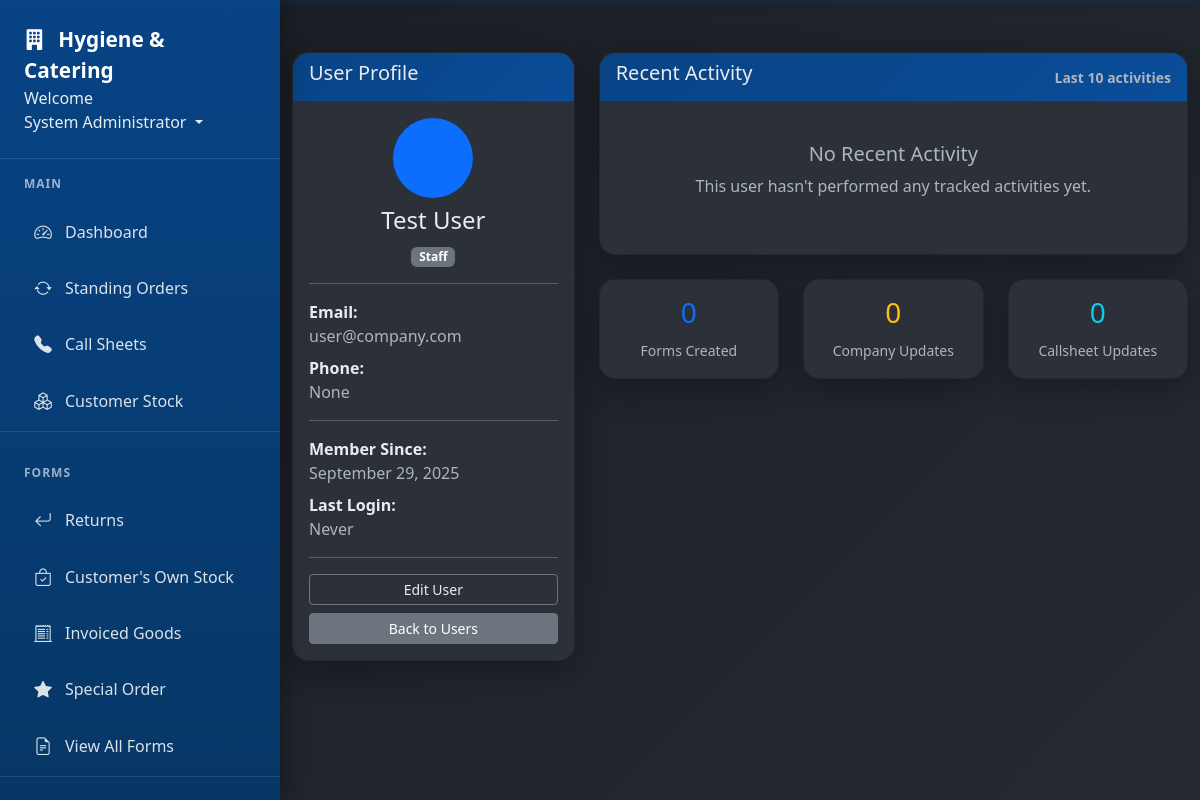
Screenshot of /users/2 (signed in) with the database file from the repository.
### app/models.py (models this page shows, shortened)
class User(db.Model, UserMixin):
    id = db.Column(db.Integer, primary_key=True)
    username = db.Column(db.String(20), unique=True, nullable=False)  # Keep for system use
    email = db.Column(db.String(120), unique=True, nullable=False, index=True)  # Primary identifier
    full_name = db.Column(db.String(100), nullable=False)
    password_hash = db.Column(db.String(128), nullable=False)  # Changed from 'password' to 'password_hash'
    role = db.Column(db.String(20), nullable=False)
    job_title = db.Column(db.String(100))
    direct_phone = db.Column(db.String(20))
    mobile_phone = db.Column(db.String(20))
    is_active = db.Column(db.Boolean, default=True)
    must_change_password = db.Column(db.Boolean, default=False)
    created_at = db.Column(db.DateTime, nullable=False, default=datetime.utcnow)
    last_login = db.Column(db.DateTime)
    forms = db.relationship('Form', foreign_keys='Form.user_id', backref='author', lazy=True)
    callsheet_entries = db.relationship('CallsheetEntry', backref='entered_by', lazy=True)
    callsheets_created = db.relationship('Callsheet', backref='created_by_user', lazy=True)
    todo_items = db.relationship('TodoItem', backref='user', lazy=True, cascade='all, delete-orphan')
    company_updates = db.relationship('CompanyUpdate', backref='author', lazy=True, cascade='all, delete-orphan')
    def get_recent_activity(self, limit=10):
        activities = []
        try:
            recent_forms = Form.query.filter_by(user_id=self.id).order_by(Form.date_created.desc()).limit(5).all()
        except Exception as e:
            print(f"Error loading forms for user {self.id}: {e}")
        try:
            recent_updates = CompanyUpdate.query.filter_by(user_id=self.id).order_by(CompanyUpdate.created_at.desc()).limit(3).all()
        except Exception as e:
            print(f"Error loading company updates for user {self.id}: {e}")
        try:
            recent_callsheet_entries = CallsheetEntry.query.filter_by(user_id=self.id).order_by(CallsheetEntry.updated_at.desc()).limit(3).all()
        except Exception as e:
            print(f"Error loading callsheet entries for user {self.id}: {e}")
        try:
            recent_completed_forms = Form.query.filter_by(completed_by=self.id).filter(
                Form.completed_date.isnot(None)
            ).order_by(Form.completed_date.desc()).limit(3).all()
        except Exception as e:
            print(f"Error loading completed forms for user {self.id}: {e}")
        try:
            if 'StandingOrder' in globals():
                recent_standing_orders = StandingOrder.query.filter_by(created_by=self.id).order_by(StandingOrder.created_at.desc()).limit(3).all()
        except Exception as e:
            print(f"Error loading standing orders for user {self.id}: {e}")
        try:
            if 'StandingOrderLog' in globals():
                recent_so_logs = StandingOrderLog.query.filter_by(performed_by=self.id).filter(
                    StandingOrderLog.action_type.in_(['paused', 'resumed', 'ended'])
                ).order_by(StandingOrderLog.performed_at.desc()).limit(3).all()
        except Exception as e:
            print(f"Error loading standing order logs for user {self.id}: {e}")
        try:
            if 'StockTransaction' in globals():
                recent_stock_transactions = StockTransaction.query.filter_by(created_by=self.id).order_by(StockTransaction.transaction_date.desc()).limit(3).all()
        except Exception as e:
            print(f"Error loading stock transactions for user {self.id}: {e}")
        activities.sort(key=lambda x: x['date'], reverse=True)
        return activities[:limit]

### app/routes.py (the view)
@main.route('/users/<int:user_id>')
@login_required
def user_profile(user_id):
    user = User.query.get_or_404(user_id)
    if current_user.role != 'admin' and current_user.id != user_id:
        flash('Access denied.', 'danger')
        return redirect(url_for('main.dashboard'))
    activities = user.get_recent_activity()
    return render_template('user_profile.html', user=user, activities=activities)

### app/models.py (called while the page is built)
@login_manager.user_loader
def load_user(user_id):
    return User.query.get(int(user_id))

### app/templates/user_profile.html (shortened to what this page needs)
{% extends "base.html" %} {% block content %}
<div class="row">
  <div class="col-lg-4">
    <div class="card">
      <div class="card-header">
        <h5> User Profile</h5>
      </div>
      <div class="card-body">
        <div class="text-center mb-3">
          <div
            class="bg-primary rounded-circle d-inline-flex align-items-center justify-content-center"
            style="width: 80px; height: 80px"
          >
          </div>
          <h4 class="mt-2">{{ user.full_name }}</h4>
          <span
            class="badge bg-{{ 'primary' if user.role == 'admin' else 'secondary' }}"
          >
            {{ user.role.title() }}
          </span>
        </div>
        <hr />
        <div class="mb-2">
          <strong> Email:</strong><br />
          <span class="text-muted">{{ user.email }}</span>
        </div>
        <div class="mb-2">
          <strong> Phone:</strong><br />
          <span class="text-muted">{{ user.direct_phone }}</span>
        </div>
        <hr />
        <div class="mb-2">
          <strong> Member Since:</strong
          ><br />
          <span class="text-muted"
            >{{ user.created_at.strftime('%B %d, %Y') }}</span
          >
        </div>
        <div class="mb-2">
          <strong> Last Login:</strong><br />
          <span class="text-muted">
            {% if user.last_login %} {{ user.last_login.strftime('%B %d, %Y at
            %I:%M %p') }} {% else %} Never {% endif %}
          </span>
        </div>
        <hr />
        <div class="d-grid gap-2">
           {% if current_user.role == 'admin' and current_user.id !=
          user.id %}
          <a
            href="{{ url_for('main.edit_user', user_id=user.id) }}"
            class="btn btn-outline-secondary btn-sm"
          >
             Edit User
          </a>
          {% endif %} {% if current_user.role == 'admin' %}
          <a
            href="{{ url_for('main.users') }}"
            class="btn btn-secondary btn-sm"
          >
             Back to Users
          </a>
          {% endif %}
        </div>
      </div>
    </div>
  </div>
  <div class="col-lg-8">
    <div class="card">
      <div
        class="card-header d-flex justify-content-between align-items-center"
      >
        <h5> Recent Activity</h5>
        <small class="text-muted">Last 10 activities</small>
      </div>
      <div class="card-body">
        {% if activities %}
        <div class="timeline">
          {% for activity in activities %}
          <div class="activity-item d-flex mb-3">
            <div class="activity-icon me-3">
              {% if activity.type == 'form_created' %}
              <i class="fas fa-file-alt text-primary"></i>
              {% elif activity.type == 'company_update' %}
              <i class="fas fa-bullhorn text-warning"></i>
              {% elif activity.type == 'callsheet_update' %}
              <i class="fas fa-phone text-info"></i>
              {% else %}
              <i class="fas fa-circle text-secondary"></i>
              {% endif %}
            </div>
            <div class="activity-content flex-grow-1">
              <div class="activity-description">
                {% if activity.link %}
                <a href="{{ activity.link }}" class="text-decoration-none">
                  {{ activity.description }}
                </a>
                {% else %} {{ activity.description }} {% endif %}
              </div>
              <small class="text-muted">
                <i class="fas fa-clock"></i>
                {{ activity.date.strftime('%B %d, %Y at %I:%M %p') }}
              </small>
            </div>
          </div>
          {% endfor %}
        </div>
        {% else %}
        <div class="text-center text-muted py-4">
          <h5>No Recent Activity</h5>
          <p>This user hasn't performed any tracked activities yet.</p>
        </div>
        {% endif %}
      </div>
    </div>
    <div class="row mt-3">
      <div class="col-md-4">
        <div class="card text-center">
          <div class="card-body">
            <h3 class="text-primary">{{ user.forms|length }}</h3>
            <small class="text-muted">Forms Created</small>
          </div>
        </div>
      </div>
      <div class="col-md-4">
        <div class="card text-center">
          <div class="card-body">
            <h3 class="text-warning">{{ user.company_updates|length }}</h3>
            <small class="text-muted">Company Updates</small>
          </div>
        </div>
      </div>
      <div class="col-md-4">
        <div class="card text-center">
          <div class="card-body">
            <h3 class="text-info">{{ user.callsheet_entries|length }}</h3>
            <small class="text-muted">Callsheet Updates</small>
          </div>
        </div>
      </div>
    </div>
  </div>
</div>
{% endblock %}

### app/templates/base.html (shortened to what this page needs)
<!DOCTYPE html>
<html lang="en">
  <head>
    <link
      rel="stylesheet"
      href="{{ url_for('static', filename='style.css') }}"
    />
    <link
      href="https://cdn.jsdelivr.net/npm/bootstrap@5.3.0/dist/css/bootstrap.min.css"
      rel="stylesheet"
    />
    <link
      href="https://cdn.jsdelivr.net/npm/bootstrap-icons@1.11.0/font/bootstrap-icons.css"
      rel="stylesheet"
    />
  </head>
  <body>
    <nav class="nav-sidebar" id="navSidebar">
      <div class="nav-sidebar-header">
        <a href="{{ url_for('main.dashboard') }}" class="nav-sidebar-brand">
          <i class="bi bi-building-fill me-2"></i>
          Hygiene & Catering
        </a>
        <li class="nav-item dropdown" style="display: block">
          <text>Welcome</text>
          <a
            class="nav-link dropdown-toggle"
            href="#"
            id="userDropdown"
            role="button"
            data-bs-toggle="dropdown"
          >
             {{ current_user.full_name or
            current_user.username }}
          </a>
        </li>
      </div>
      {% if current_user.is_authenticated %}
      <div class="nav-sidebar-nav">
        <div class="nav-section">
          <div class="nav-section-title">Main</div>
          <div class="nav-item">
            <a class="nav-link" href="{{ url_for('main.dashboard') }}">
              <i class="bi bi-speedometer2"></i>
              Dashboard
            </a>
          </div>
          <div class="nav-item">
            <a class="nav-link" href="{{ url_for('main.standing_orders') }}">
              <i class="bi bi-arrow-repeat"></i>
              Standing Orders
            </a>
          </div>
          <div class="nav-item">
            <a class="nav-link" href="{{ url_for('main.callsheets') }}">
              <i class="bi bi-telephone-fill"></i>
              Call Sheets
            </a>
          </div>
          <div class="nav-item">
            <a class="nav-link" href="{{ url_for('main.customer_stock') }}">
              <i class="bi bi-boxes"></i>
              Customer Stock
            </a>
          </div>
        </div>
        <div class="nav-section">
          <div class="nav-section-title">Forms</div>
          <div class="nav-item">
            <a class="nav-link" href="{{ url_for('main.returns') }}">
              <i class="bi bi-arrow-return-left"></i>
              Returns
            </a>
          </div>
          <div class="nav-item">
            <a class="nav-link" href="{{ url_for('main.branded_stock') }}">
              <i class="bi bi-bag-check"></i>
              Customer's Own Stock
            </a>
          </div>
          <div class="nav-item">
            <a class="nav-link" href="{{ url_for('main.invoice_correction') }}">
              <i class="bi bi-receipt-cutoff"></i>
              Invoiced Goods
            </a>
          </div>
          <div class="nav-item">
            <a class="nav-link" href="{{ url_for('main.special_order') }}">
              <i class="bi bi-star-fill"></i>
              Special Order
            </a>
          </div>
          <div class="nav-item">
            <a class="nav-link" href="{{ url_for('main.forms') }}">
              <i class="bi bi-file-earmark-text"></i>
              View All Forms
            </a>
          </div>
        </div>
      </div>
      {% endif %}
    </nav>
    <div class="main-content" id="mainContent">
      <div class="container-fluid">
         {% block content %}{% endblock %}
      </div>
    </div>
  </body>
</html>

### app/static/style.css (style rules this page uses)
:root { --primary-blue: #084385; --primary-blue-light: #0a4d99; --primary-blue-dark: #063766; --dark-bg: #1a1d23; --dark-card: #2c3038; --dark-card-hover: #353a44; --text-light: #e9ecef; --text-muted: #adb5bd !important; --border-color: #495057; --success: #20c997; --warning: #ffc107; --danger: #dc3545; --info: #17a2b8; }
body { background: linear-gradient(135deg, var(--dark-bg) 0%, #252a32 100%); color: var(--text-light); font-family: "Segoe UI", Tahoma, Geneva, Verdana, sans-serif; min-height: 100vh; }
body, .card, .card-body, .table, .modal-body { color: var(--text-light) !important; }
.nav-sidebar { position: fixed; top: 0; left: 0; height: 100vh; width: 280px; background: linear-gradient( 180deg, var(--primary-blue) 0%, var(--primary-blue-dark) 100% ); box-shadow: 4px 0 20px rgba(0, 0, 0, 0.3); transition: transform 0.3s ease; z-index: 1050; overflow-y: auto; display: flex; flex-direction: column; }
.nav-sidebar-header { padding: 1.5rem; border-bottom: 1px solid rgba(255, 255, 255, 0.1); flex-shrink: 0; }
.nav-sidebar-brand { color: white !important; font-weight: 700; font-size: 1.3rem; text-decoration: none; }
.nav-sidebar-nav { padding: 1rem 0; flex: 1; overflow-y: auto; }
.nav-section { margin-bottom: 2rem; border-bottom: 1px solid rgba(255, 255, 255, 0.1); }
.nav-section-title { color: rgba(255, 255, 255, 0.6); font-size: 0.75rem; font-weight: 600; text-transform: uppercase; letter-spacing: 1px; padding: 0 1.5rem; margin-bottom: 0.75rem; }
.nav-sidebar-nav .nav-item, .nav-section .nav-item { margin: 0.25rem 1rem; }
.nav-sidebar-nav .nav-link, .nav-section .nav-link { display: flex; align-items: center; padding: 0.75rem 1rem; color: rgba(255, 255, 255, 0.85) !important; text-decoration: none; border-radius: 12px; transition: all 0.3s ease; font-weight: 500; border: 1px solid transparent; position: relative; overflow: hidden; }
.nav-sidebar-nav .nav-link i, .nav-section .nav-link i { margin-right: 0.75rem; font-size: 1.1rem; width: 20px; text-align: center; }
.main-content { margin-left: 280px; min-height: 100vh; }
@media (min-width: 769px) { .main-content { padding-top: 2rem; } }
.card { background: var(--dark-card) !important; border: 1px solid var(--border-color); border-radius: 16px !important; box-shadow: 0 8px 32px rgba(0, 0, 0, 0.3); margin-bottom: 24px; transition: all 0.3s ease; overflow: hidden; }
.card-header { background: linear-gradient( 135deg, var(--primary-blue) 0%, var(--primary-blue-light) 100% ); color: white; font-weight: 600; border-bottom: none; padding: 1.25rem 1.5rem; border-radius: 16px 16px 0 0 !important; }
.card-body { background: var(--dark-card); padding: 1.5rem; color: var(--text-light); border-radius: 0 0 16px 16px; }
.btn { border-radius: 12px; font-weight: 500; padding: 0.6rem 1.2rem; transition: all 0.3s ease; border: none; color: white !important; }
.btn-secondary { background: var(--border-color); color: white !important; }
.btn-outline-secondary { border: 2px solid var(--border-color); color: #e9ecef !important; background: transparent; }
.badge { border-radius: 8px; font-weight: 500; padding: 0.4em 0.8em; }
.text-primary { color: var(--primary-blue) !important; }
.bg-primary { background-color: var(--primary-blue) !important; }
.bg-secondary { background: var(--border-color) !important; }
.text-muted { color: #adb5bd !important; }
.container, .container-fluid { padding-top: 20px; }
.main-content { flex: 1; }
.card .text-muted, .update-meta, .form-text { color: #adb5bd !important; }
small { color: var(--primary-blue); }

### rows the page displays
User: full_name "System Administrator"
User: full_name "Test User", role "Staff", email "user@company.com", direct_phone "None", created_at "September 29, 2025"

### other values shown
{{ user.forms|length }} "0"
{{ user.company_updates|length }} "0"
{{ user.callsheet_entries|length }} "0"
